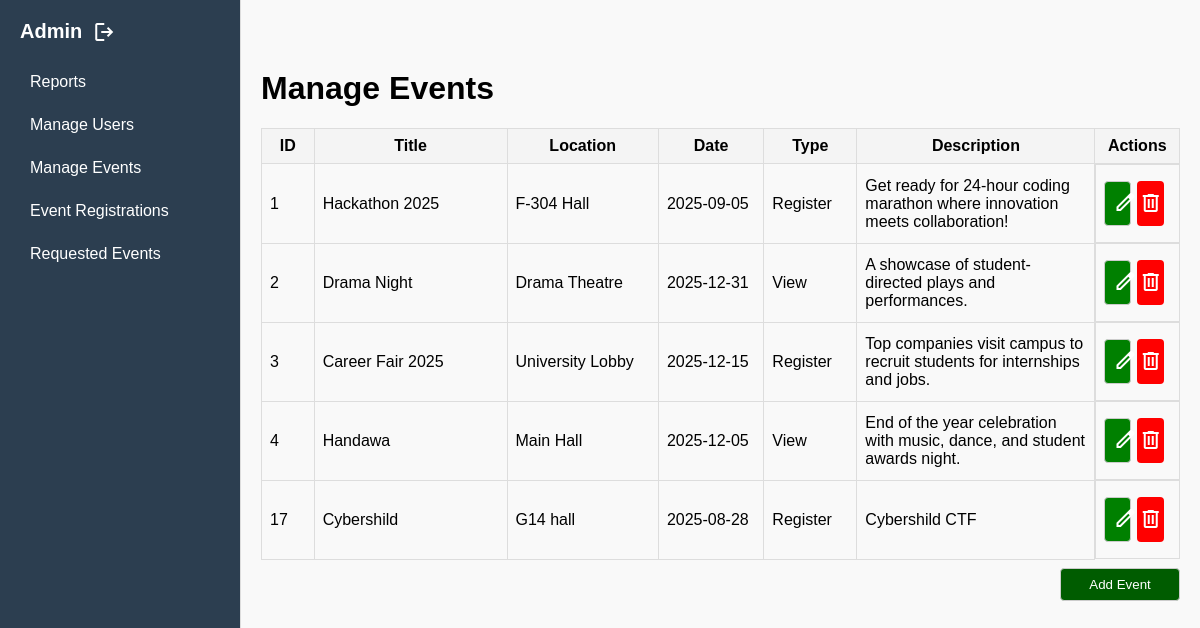
The page /admin.php?action=events (signed in) on the database its author committed.
### tables this page shows
CREATE TABLE `events` (
  `id` int(11) NOT NULL,
  `title` varchar(200) NOT NULL,
  `location` varchar(120) DEFAULT '',
  `event_date` date NOT NULL,
  `description` text DEFAULT NULL,
  `type` varchar(100) NOT NULL
);

### admin.php (the view, shortened to what this page needs)
<?php
require_once 'config.php';
$action = $_GET['action'] ?? 'reports';
$events = [];
$reports = [];
if ($action === "events") {
  $res = $conn->query("SELECT * FROM events ORDER BY id ASC");
  while ($row = $res->fetch_assoc()) $events[] = $row;
}
?>
<!DOCTYPE html>
<html>
<head>
  <link rel="stylesheet" href="styles/admin.css">
</head>
<body>
  <div class="admin-container">
    <div class="sidebar">
      <div style="display: flex; ">
        <h2 style="color:white;">Admin</h2>
        <a href="logout.php" class="logout" style="margin-top: -10px;">
          <span class="material-symbols-outlined">logout</span>
        </a>
      </div>
      <a class="hov <?= ($action === 'reports' ? 'active' : '') ?>" href="?action=reports">Reports</a>
      <a class="hov <?= ($action === 'users' ? 'active' : '') ?>" href="?action=users">Manage Users</a>
      <a class="hov <?= ($action === 'events' ? 'active' : '') ?>" href="?action=events">Manage Events</a>
      <a class="hov <?= ($action === 'event_registrations' ? 'active' : '') ?>" href="?action=event_registrations">Event Registrations</a>
      <a class="hov <?= ($action === 'requested_events' ? 'active' : '') ?>" href="?action=requested_events">Requested Events</a>
    </div>
    <div class="content">
      <?php if ($action === "reports"): ?>
        <h1>Event Reports</h1>
        <table>
          <tr>
            <th>ID</th>
            <th>Event</th>
            <th>Type</th>
            <th>Total Registrations</th>
          </tr>
          <?php foreach ($reports as $r): ?>
            <tr>
              <td><?= $r['id'] ?></td>
              <td><?= htmlspecialchars($r['title']) ?></td>
              <td><span class="type-badge type-<?= $r['type'] ?>"><?= ucfirst($r['type']) ?></span></td>
              <td><?= $r['total'] ?></td>
            </tr>
          <?php endforeach; ?>
          <?php if (count($reports) === 0): ?><tr><td colspan="4">No data</td></tr><?php endif; ?>
        </table>
      <?php elseif ($action === "events"): ?>
        <h1>Manage Events</h1>
        <table>
          <tr>
            <th>ID</th>
            <th>Title</th>
            <th>Location</th>
            <th>Date</th>
            <th>Type</th>
            <th>Description</th>
            <th>Actions</th>
          </tr>
          <?php foreach ($events as $e): ?>
            <tr>
              <td style="width: 40px;"><?= $e['id'] ?></td>
              <td style="width: 200px;"><?= htmlspecialchars($e['title']) ?></td>
              <td style="width: 150px;"><?= htmlspecialchars($e['location']) ?></td>
              <td style="width: 100px;"><?= $e['event_date'] ?></td>
              <td style="width: 80px;"><span class="type-badge type-<?= $e['type'] ?>"><?= ucfirst($e['type']) ?></span></td>
              <td style="width: 250px;"><?= htmlspecialchars($e['description']) ?></td>
              <td style="display: flex;">
                <button style="width: 40%; background-color:green; color:white; cursor:pointer;" onclick="document.getElementById('editEvent<?= $e['id'] ?>').style.display='flex'"><span class="material-symbols-outlined">edit</span></button>
                <a style="width: 40%; background-color:red; color:white; margin:8px auto; text-align:center;border-radius: 4px;" href="?action=delete_event&id=<?= $e['id'] ?>" onclick="return confirm('Delete?')">
                  <span style="margin-top: 10px;" class="material-symbols-outlined">delete</span></a>
              </td>
            </tr>
          <?php endforeach; ?>
        </table>
        <button class="addinput" onclick="document.getElementById('addEvent').style.display='flex'">Add Event</button>
      <?php endif; ?>
    </div>
  </div>
</body>
</html>

### styles/admin.css (style rules this page uses)
body { margin: 0; font-family: Arial, sans-serif; background: #f9f9f9; }
.admin-container { display: flex; min-height: 100vh; }
.sidebar { width: 200px; background: #2c3e50; border-right: 1px solid #ddd; padding: 20px; }
.sidebar h2 { margin: 0 0 20px; font-size: 20px; }
.sidebar a { display: block; padding: 10px; color: #fff; text-decoration: none; margin-bottom: 5px; border-radius: 6px; }
.content { flex: 1; padding: 20px !important; margin-top: 50px; }
h1 { margin-top: 0; }
input, select, textarea, button { display: block; width: 100%; margin: 8px 0; padding: 8px; border: 1px solid #ccc; border-radius: 4px; }
table { width: 100%; border-collapse: collapse; margin-top: 10px; }
th, td { border: 1px solid #ddd; padding: 8px; }
th { background: #f4f4f4; }
.addinput { background-color: rgb(0, 92, 0); color: #fff; width: 10%; right: 20px !important; position: absolute; }

### rows shown on the page
events: id "1", title "Hackathon 2025", location "F-304 Hall", event_date "2025-09-05", type "Register", description "Get ready for 24-hour coding marathon where innovation meets collaboration!"
events: id "2", title "Drama Night", location "Drama Theatre", event_date "2025-12-31", type "View", description "A showcase of student-directed plays and performances."
events: id "3", title "Career Fair 2025", location "University Lobby", event_date "2025-12-15", type "Register", description "Top companies visit campus to recruit students for internships and jobs."
events: id "4", title "Handawa", location "Main Hall", event_date "2025-12-05", type "View", description "End of the year celebration with music, dance, and student awards night."
events: id "17", title "Cybershild", location "G14 hall", event_date "2025-08-28", type "Register", description "Cybershild CTF"
